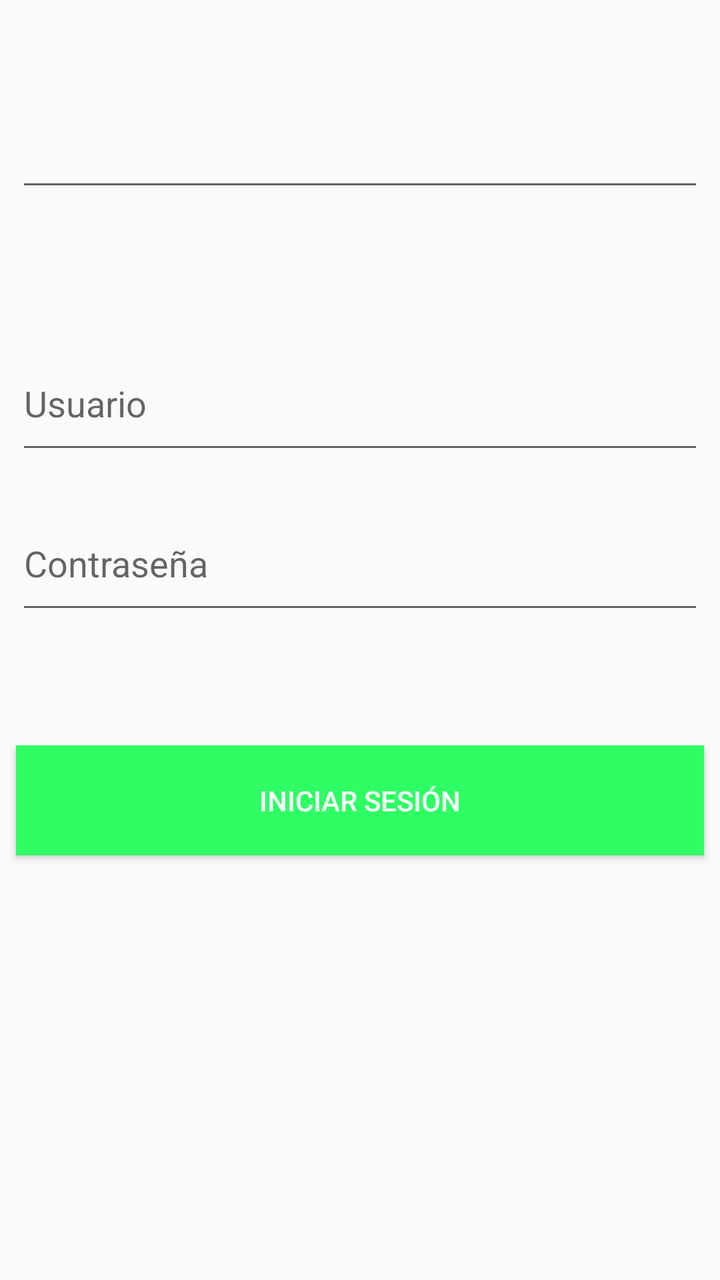
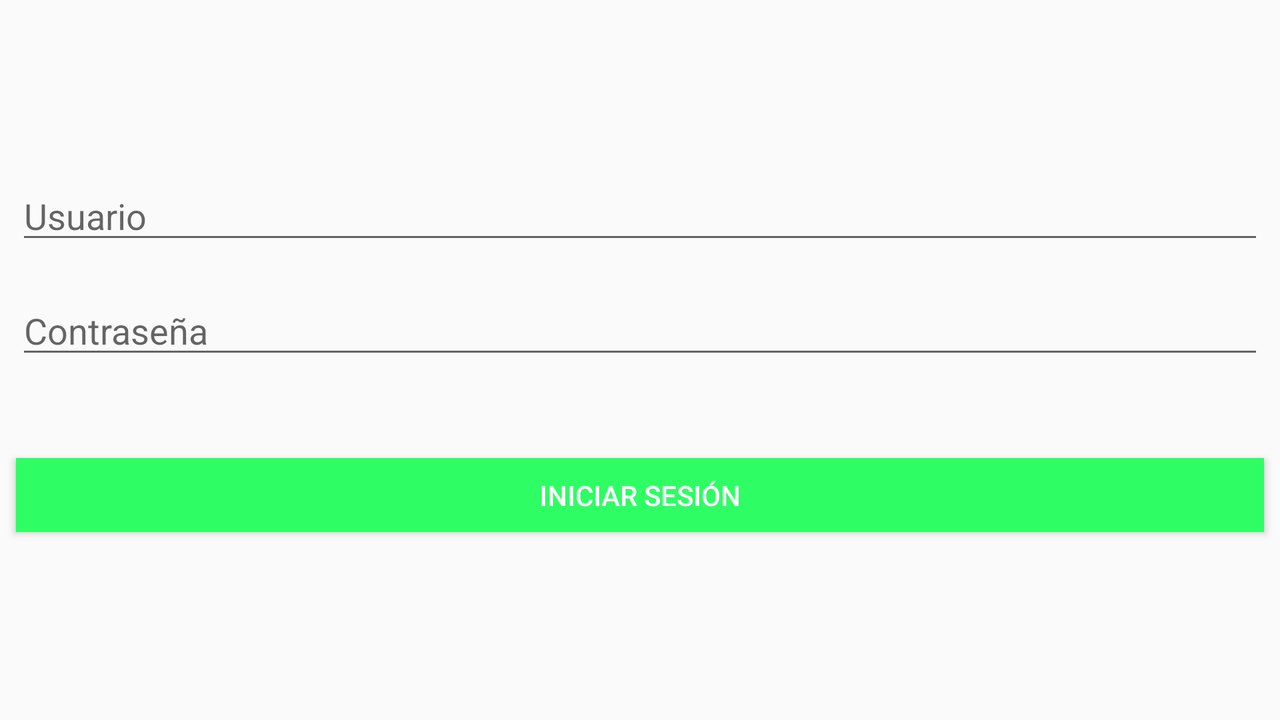

One screen, two layout resources from the same app: the default and the repository's alternative for another configuration. Each is rendered where Android would select it; the XML of both is given below.
<!-- AndroidManifest.xml: application theme AppTheme -->
<!-- res/layout/activity_main2_ingresar.xml -->
<?xml version="1.0" encoding="utf-8"?>
<android.support.constraint.ConstraintLayout xmlns:android="http://schemas.android.com/apk/res/android"
    xmlns:app="http://schemas.android.com/apk/res-auto"
    xmlns:tools="http://schemas.android.com/tools"
    android:layout_width="match_parent"
    android:layout_height="match_parent"
    tools:context=".Main2Activity_ingresar">

    <EditText
        android:id="@+id/etUsuario"
        android:layout_width="0dp"
        android:layout_height="0dp"
        android:layout_marginStart="8dp"
        android:layout_marginTop="8dp"
        android:layout_marginEnd="8dp"
        android:layout_marginBottom="8dp"
        android:ems="10"
        android:hint="Usuario"
        android:inputType="textPersonName"
        app:layout_constraintBottom_toTopOf="@+id/etClave"
        app:layout_constraintEnd_toEndOf="parent"
        app:layout_constraintHorizontal_bias="0.0"
        app:layout_constraintStart_toStartOf="parent"
        app:layout_constraintTop_toTopOf="@+id/guideline2" />

    <EditText
        android:id="@+id/etClave"
        android:layout_width="0dp"
        android:layout_height="0dp"
        android:layout_marginStart="8dp"
        android:layout_marginTop="8dp"
        android:layout_marginEnd="8dp"
        android:layout_marginBottom="8dp"
        android:ems="10"
        android:hint="Contraseña"
        android:inputType="textPassword"
        app:layout_constraintBottom_toTopOf="@+id/guideline3"
        app:layout_constraintEnd_toEndOf="parent"
        app:layout_constraintHorizontal_bias="0.0"
        app:layout_constraintStart_toStartOf="parent"
        app:layout_constraintTop_toBottomOf="@+id/etUsuario" />

    <Button
        android:id="@+id/btnInicio"
        style="@style/Widget.AppCompat.Button.Colored"
        android:layout_width="0dp"
        android:layout_height="55dp"
        android:layout_marginStart="8dp"
        android:layout_marginTop="8dp"
        android:layout_marginEnd="8dp"
        android:layout_marginBottom="8dp"
        android:background="#2EFE64"
        android:onClick="inicio"
        android:text="Iniciar sesión"
        app:layout_constraintBottom_toTopOf="@+id/guideline4"
        app:layout_constraintEnd_toEndOf="parent"
        app:layout_constraintHorizontal_bias="0.0"
        app:layout_constraintStart_toStartOf="parent"
        app:layout_constraintTop_toTopOf="@+id/guideline3" />


    <android.support.constraint.Guideline
        android:id="@+id/guideline1"
        android:layout_width="wrap_content"
        android:layout_height="wrap_content"
        android:orientation="horizontal"
        app:layout_constraintGuide_begin="20dp"
        app:layout_constraintGuide_percent="0.0"
        />
    <android.support.constraint.Guideline
        android:id="@+id/guideline2"
        android:layout_width="wrap_content"
        android:layout_height="wrap_content"
        android:orientation="horizontal"
        app:layout_constraintGuide_begin="20dp"
        app:layout_constraintGuide_percent="0.25"
        />
    <android.support.constraint.Guideline
        android:id="@+id/guideline3"
        android:layout_width="wrap_content"
        android:layout_height="wrap_content"
        android:orientation="horizontal"
        app:layout_constraintGuide_begin="20dp"
        app:layout_constraintGuide_percent="0.50"
        />
    <android.support.constraint.Guideline
        android:id="@+id/guideline4"
        android:layout_width="wrap_content"
        android:layout_height="wrap_content"
        android:orientation="horizontal"
        app:layout_constraintGuide_begin="20dp"
        app:layout_constraintGuide_percent="0.75"
        />
    <android.support.constraint.Guideline
        android:id="@+id/guideline5"
        android:layout_width="wrap_content"
        android:layout_height="wrap_content"
        android:orientation="horizontal"
        app:layout_constraintGuide_begin="20dp"
        app:layout_constraintGuide_percent="1"
        />

    <EditText
        android:id="@+id/etFecha"
        android:layout_width="0dp"
        android:layout_height="wrap_content"
        android:layout_marginStart="8dp"
        android:layout_marginTop="8dp"
        android:layout_marginEnd="8dp"
        android:layout_marginBottom="8dp"
        android:ems="10"
        android:inputType="textPersonName"
        android:onClick="datePicker"
        app:layout_constraintBottom_toTopOf="@+id/guideline2"
        app:layout_constraintEnd_toEndOf="parent"
        app:layout_constraintStart_toStartOf="parent"
        app:layout_constraintTop_toTopOf="parent" />

</android.support.constraint.ConstraintLayout>
<!-- resources referenced by this layout -->
<resources>
  <style name="AppTheme" parent="Theme.AppCompat.Light.DarkActionBar">
          
          <item name="colorPrimary">@color/colorPrimary</item>
          <item name="colorPrimaryDark">@color/colorPrimaryDark</item>
          <item name="colorAccent">@color/colorAccent</item>
      </style>
</resources>
<!-- res/layout-land/activity_main2_ingresar.xml (the repository's variant of the layout above) -->
<!-- drawn on the phone turned sideways -->
<?xml version="1.0" encoding="utf-8"?>
<android.support.constraint.ConstraintLayout xmlns:android="http://schemas.android.com/apk/res/android"
    xmlns:app="http://schemas.android.com/apk/res-auto"
    xmlns:tools="http://schemas.android.com/tools"
    android:layout_width="match_parent"
    android:layout_height="match_parent"
    tools:context=".Main2Activity_ingresar">

    <EditText
        android:id="@+id/etUsuario"
        android:layout_width="0dp"
        android:layout_height="wrap_content"
        android:layout_marginStart="8dp"
        android:layout_marginTop="8dp"
        android:layout_marginEnd="8dp"
        android:layout_marginBottom="8dp"
        android:ems="10"
        android:hint="Usuario"
        android:inputType="textPersonName"
        app:layout_constraintBottom_toTopOf="@+id/etClave"
        app:layout_constraintEnd_toEndOf="parent"
        app:layout_constraintHorizontal_bias="0.0"
        app:layout_constraintStart_toStartOf="parent"
        app:layout_constraintTop_toTopOf="@+id/guideline2" />

    <EditText
        android:id="@+id/etClave"
        android:layout_width="0dp"
        android:layout_height="wrap_content"
        android:layout_marginStart="8dp"
        android:layout_marginTop="8dp"
        android:layout_marginEnd="8dp"
        android:layout_marginBottom="8dp"
        android:ems="10"
        android:hint="Contraseña"
        android:inputType="textPassword"
        app:layout_constraintBottom_toTopOf="@+id/guideline3"
        app:layout_constraintEnd_toEndOf="parent"
        app:layout_constraintHorizontal_bias="0.0"
        app:layout_constraintStart_toStartOf="parent"
        app:layout_constraintTop_toBottomOf="@+id/etUsuario" />

    <Button
        android:id="@+id/btnInicio"
        style="@style/Widget.AppCompat.Button.Colored"
        android:layout_width="0dp"
        android:layout_height="37dp"
        android:layout_marginStart="8dp"
        android:layout_marginEnd="8dp"
        android:layout_marginBottom="4dp"
        android:background="#2EFE64"
        android:onClick="inicio"
        android:text="Iniciar sesión"
        app:layout_constraintBottom_toTopOf="@+id/guideline4"
        app:layout_constraintEnd_toEndOf="parent"
        app:layout_constraintHorizontal_bias="0.0"
        app:layout_constraintStart_toStartOf="parent" />


    <android.support.constraint.Guideline
        android:id="@+id/guideline1"
        android:layout_width="wrap_content"
        android:layout_height="wrap_content"
        android:orientation="horizontal"
        app:layout_constraintGuide_begin="20dp"
        app:layout_constraintGuide_percent="0.0"
        />
    <android.support.constraint.Guideline
        android:id="@+id/guideline2"
        android:layout_width="wrap_content"
        android:layout_height="wrap_content"
        android:orientation="horizontal"
        app:layout_constraintGuide_begin="20dp"
        app:layout_constraintGuide_percent="0.25"
        />
    <android.support.constraint.Guideline
        android:id="@+id/guideline3"
        android:layout_width="wrap_content"
        android:layout_height="wrap_content"
        android:orientation="horizontal"
        app:layout_constraintGuide_begin="20dp"
        app:layout_constraintGuide_percent="0.50"
        />
    <android.support.constraint.Guideline
        android:id="@+id/guideline4"
        android:layout_width="wrap_content"
        android:layout_height="wrap_content"
        android:orientation="horizontal"
        app:layout_constraintGuide_begin="20dp"
        app:layout_constraintGuide_percent="0.75"
        />
    <android.support.constraint.Guideline
        android:id="@+id/guideline5"
        android:layout_width="wrap_content"
        android:layout_height="wrap_content"
        android:orientation="horizontal"
        app:layout_constraintGuide_begin="20dp"
        app:layout_constraintGuide_percent="1"
        />

</android.support.constraint.ConstraintLayout>
